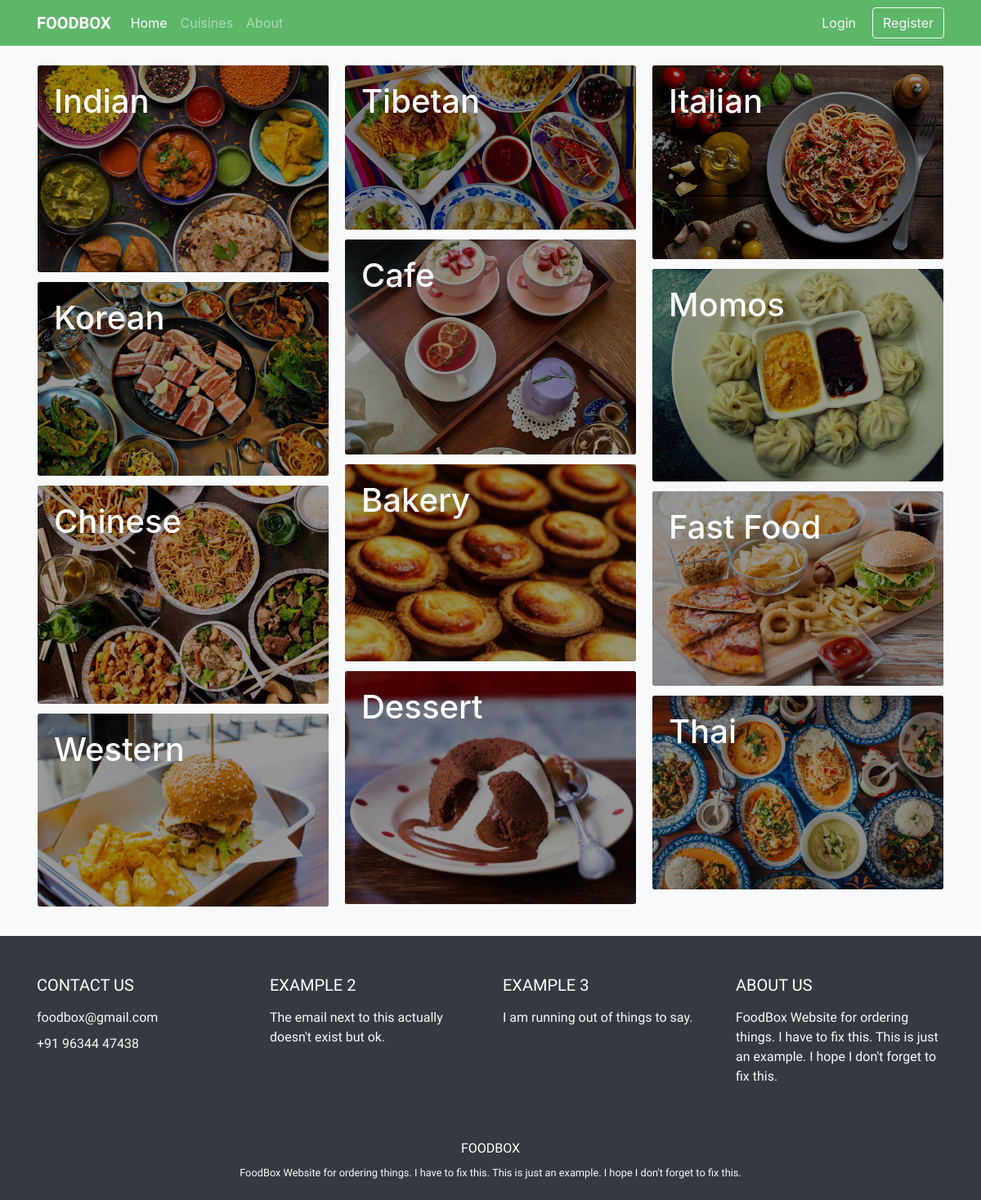
Page /cuisines on the committed database.
### food/models.py (models this page shows)
class Cuisine(models.Model):
    name = models.CharField(max_length=50)
    def __str__(self):
        return self.name

### food/views.py (the view)
# urls.py: path("cuisines", views.cuisines, name='cuisines'),
def cuisines(request):
    context = {
        "cuisines": Cuisine.objects.all(),
    }
    return render(request, "food/cuisines.html", context)

### food/templatetags/food_extra.py (called while the page is built)
@register.filter
def animate(value, arg):
    return arg + value * 0.2

### food/templates/food/cuisines.html (shortened to what this page needs)
{% extends "food/base.html" %}
{% load static %}
{% load food_extra %}
{% block body %}
<div class="row mt-4">
  <div class="col-12 px-3">
    <div class="card-columns">
      {% for cuisine in cuisines %}
        <div onclick="window.location.href = '{% url 'cuisine' cuisine %}'" class="card cui_card bg-dark text-white border-0" style="display: inline-block; animation: fadeIn; animation-duration: {{ forloop.counter0|animate:2 }}s;">
          <img class="card-img" id="cuisines" src="{% with 'food/img/'|add:cuisine.name|add:'.jpg' as image_static %}{% static image_static %}{% endwith %}" alt="{{ cuisine.name }}">
          <div class="card-img-overlay">
            <h1 class="card-title">{{ cuisine.name|title }}</h1>
          </div>
        </div>
      {% endfor %}
    </div>
  </div>
</div>
{% endblock %}

### food/static/food/index.css (style rules this page uses)
#cuisines { filter: brightness(60%); }

### rows in the picture
Cuisine: name (picture), name "Indian"
Cuisine: name (picture), name "Korean"
Cuisine: name (picture), name "Chinese"
Cuisine: name (picture), name "Western"
Cuisine: name (picture), name "Tibetan"
Cuisine: name (picture), name "Cafe"
Cuisine: name (picture), name "Bakery"
Cuisine: name (picture), name "Dessert"
Cuisine: name (picture), name "Italian"
Cuisine: name (picture), name "Momos"
Cuisine: name (picture), name "Fast Food"
Cuisine: name (picture), name "Thai"
